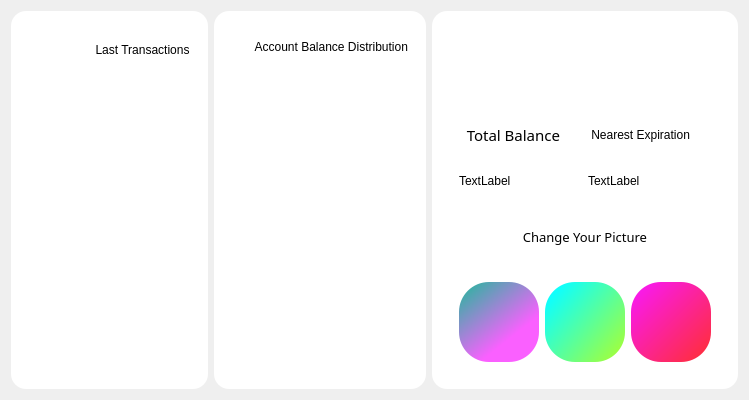
                 <widget class="QFrame" name="whites">
                  <property name="minimumSize">
                   <size>
                    <width>0</width>
                    <height>400</height>
                   </size>
                  </property>
                  <property name="maximumSize">
                   <size>
                    <width>16777215</width>
                    <height>400</height>
                   </size>
                  </property>
                  <layout class="QHBoxLayout" name="horizontalLayout_2">
                   <item>
                    <widget class="QFrame" name="frame_6">
                     <property name="minimumSize">
                      <size>
                       <width>0</width>
                       <height>300</height>
                      </size>
                     </property>
                     <property name="styleSheet">
                      <string notr="true">border-radius: 15px;




background-color: rgb(255, 255, 255);</string>
                     </property>
                     <property name="frameShape">
                      <enum>QFrame::StyledPanel</enum>
                     </property>
                     <property name="frameShadow">
                      <enum>QFrame::Raised</enum>
                     </property>
                     <layout class="QVBoxLayout" name="verticalLayout_18">
                      <item>
                       <widget class="QFrame" name="frame">
                        <layout class="QVBoxLayout" name="verticalLayout_13">
                         <property name="spacing">
                          <number>0</number>
                         </property>
                         <item>
                          <widget class="QLabel" name="transactions">
                           <property name="maximumSize">
                            <size>
                             <width>16777215</width>
                             <height>50</height>
                            </size>
                           </property>
                           <property name="styleSheet">
                            <string notr="true">color: rgb(0, 0, 0);
font: 12pt &quot;Meltix Regular Demo&quot;;</string>
                           </property>
                           <property name="text">
                            <string>                    Last Transactions</string>
                           </property>
                          </widget>
                         </item>
                         <item>
                          <widget class="QFrame" name="frame">
                           <property name="minimumSize">
                            <size>
                             <width>0</width>
                             <height>300</height>
                            </size>
                           </property>
                           <property name="maximumSize">
                            <size>
                             <width>16777215</width>
                             <height>16777215</height>
                            </size>
                           </property>
                           <layout class="QVBoxLayout" name="verticalLayout_4">
                            <item>
                             <widget class="QLabel" name="trans1">
                              <property name="styleSheet">
                               <string notr="true">color: rgb(0, 0, 0);
font: 9pt &quot;Meltix Regular Demo&quot;;</string>
                              </property>
                              <property name="text">
                               <string/>
                              </property>
                             </widget>
                            </item>
                            <item>
                             <widget class="QLabel" name="trans2">
                              <property name="styleSheet">
                               <string notr="true">color: rgb(0, 0, 0);
font: 9pt &quot;Meltix Regular Demo&quot;;</string>
                              </property>
                              <property name="text">
                               <string/>
                              </property>
                             </widget>
                            </item>
                            <item>
                             <widget class="QLabel" name="trans3">
                              <property name="styleSheet">
                               <string notr="true">color: rgb(0, 0, 0);
font: 9pt &quot;Meltix Regular Demo&quot;;</string>
                              </property>
                              <property name="text">
                               <string/>
                              </property>
                             </widget>
                            </item>
                            <item>
                             <widget class="QLabel" name="trans4">
                              <property name="styleSheet">
                               <string notr="true">color: rgb(0, 0, 0);
font: 9pt &quot;Meltix Regular Demo&quot;;</string>
                              </property>
                              <property name="text">
                               <string/>
                              </property>
                             </widget>
                            </item>
                            <item>
                             <widget class="QLabel" name="trans5">
                              <property name="styleSheet">
                               <string notr="true">color: rgb(0, 0, 0);
font: 9pt &quot;Meltix Regular Demo&quot;;</string>
                              </property>
                              <property name="text">
                               <string/>
                              </property>
                             </widget>
                            </item>
                           </layout>
                          </widget>
                         </item>
                        </layout>
                       </widget>
                      </item>
                     </layout>
                    </widget>
                   </item>
                   <item>
                    <widget class="QFrame" name="frame_10">
                     <property name="minimumSize">
                      <size>
                       <width>0</width>
                       <height>300</height>
                      </size>
                     </property>
                     <property name="styleSheet">
                      <string notr="true">border-radius: 15px;
background-color: rgb(255, 255, 255);
font: 9pt &quot;Meltix Regular Demo&quot;;</string>
                     </property>
                     <property name="frameShape">
                      <enum>QFrame::StyledPanel</enum>
                     </property>
                     <property name="frameShadow">
                      <enum>QFrame::Raised</enum>
                     </property>
                     <layout class="QVBoxLayout" name="verticalLayout_23">
                      <item>
                       <widget class="QFrame" name="frame">
                        <layout class="QVBoxLayout" name="verticalLayout_22">
                         <item>
                          <widget class="QLabel" name="Distribution">
                           <property name="maximumSize">
                            <size>
                             <width>16777215</width>
                             <height>40</height>
                            </size>
                           </property>
                           <property name="styleSheet">
                            <string notr="true">color: rgb(0, 0, 0);
font: 12pt &quot;Meltix Regular Demo&quot;;</string>
                           </property>
                           <property name="text">
                            <string>       Account Balance Distribution</string>
                           </property>
                          </widget>
                         </item>
                         <item>
                          <widget class="QFrame" name="frame_12">
                           <property name="minimumSize">
                            <size>
                             <width>0</width>
                             <height>300</height>
                            </size>
                           </property>
                           <property name="frameShape">
                            <enum>QFrame::StyledPanel</enum>
                           </property>
                           <property name="frameShadow">
                            <enum>QFrame::Raised</enum>
                           </property>
                          </widget>
                         </item>
                        </layout>
                       </widget>
                      </item>
                     </layout>
                    </widget>
                   </item>
                   <item>
                    <widget class="QFrame" name="frame_11">
                     <property name="minimumSize">
                      <size>
                       <width>0</width>
                       <height>300</height>
                      </size>
                     </property>
                     <property name="styleSheet">
                      <string notr="true">border-radius: 15px;



background-color: rgb(255, 255, 255);</string>
                     </property>
                     <property name="frameShape">
                      <enum>QFrame::StyledPanel</enum>
                     </property>
                     <property name="frameShadow">
                      <enum>QFrame::Raised</enum>
                     </property>
                     <layout class="QVBoxLayout" name="verticalLayout_21">
                      <item>
                       <widget class="QFrame" name="frame">
                        <property name="minimumSize">
                         <size>
                          <width>0</width>
                          <height>300</height>
                         </size>
                        </property>
                        <layout class="QVBoxLayout" name="verticalLayout_19">
                         <item>
                          <widget class="QFrame" name="frame">
                           <property name="maximumSize">
                            <size>
                             <width>16777215</width>
                             <height>80</height>
                            </size>
                           </property>
                           <layout class="QHBoxLayout" name="horizontalLayout_11">
                            <item>
                             <spacer name="horizontalSpacer_2">
                              <property name="orientation">
                               <enum>Qt::Horizontal</enum>
                              </property>
                              <property name="sizeType">
                               <enum>QSizePolicy::Fixed</enum>
                              </property>
                              <property name="sizeHint" stdset="0">
                               <size>
                                <width>0</width>
                                <height>20</height>
                               </size>
                              </property>
                             </spacer>
                            </item>
                            <item>
                             <widget class="QLabel" name="pic">
                              <property name="minimumSize">
                               <size>
                                <width>77</width>
                                <height>77</height>
                               </size>
                              </property>
                              <property name="maximumSize">
                               <size>
                                <width>77</width>
                                <height>83</height>
                               </size>
                              </property>
                              <property name="cursor">
                               <cursorShape>ArrowCursor</cursorShape>
                              </property>
                              <property name="styleSheet">
                               <string notr="true">
border-radius:35px;</string>
                              </property>
                              <property name="text">
                               <string/>
                              </property>
                             </widget>
                            </item>
                            <item>
                             <spacer name="horizontalSpacer_3">
                              <property name="orientation">
                               <enum>Qt::Horizontal</enum>
                              </property>
                              <property name="sizeType">
                               <enum>QSizePolicy::Fixed</enum>
                              </property>
                              <property name="sizeHint" stdset="0">
                               <size>
                                <width>0</width>
                                <height>20</height>
                               </size>
                              </property>
                             </spacer>
                            </item>
                           </layout>
                          </widget>
                         </item>
                         <item>
                          <widget class="QFrame" name="frame">
                           <property name="minimumSize">
                            <size>
                             <width>0</width>
                             <height>40</height>
                            </size>
                           </property>
                           <property name="maximumSize">
                            <size>
                             <width>16777215</width>
                             <height>40</height>
                            </size>
                           </property>
                           <property name="styleSheet">
                            <string notr="true">
font: 9pt &quot;Meltix Regular Demo&quot;;</string>
                           </property>
                           <layout class="QHBoxLayout" name="horizontalLayout_8">
                            <item>
                             <widget class="QLabel" name="total">
                              <property name="font">
                               <font>
                                <family>Meltix Regular Demo</family>
                                <pointsize>11</pointsize>
                                <weight>50</weight>
                                <italic>false</italic>
                                <bold>false</bold>
                               </font>
                              </property>
                              <property name="styleSheet">
                               <string notr="true">color: rgb(0, 0, 0);
font: 11pt &quot;Meltix Regular Demo&quot;;</string>
                              </property>
                              <property name="text">
                               <string>  Total Balance</string>
                              </property>
                             </widget>
                            </item>
                            <item>
                             <widget class="QLabel" name="soon">
                              <property name="styleSheet">
                               <string notr="true">color: rgb(0, 0, 0);font: 11pt &quot;Meltix Regular Demo&quot;;</string>
                              </property>
                              <property name="text">
                               <string> Nearest Expiration</string>
                              </property>
                             </widget>
                            </item>
                           </layout>
                          </widget>
                         </item>
                         <item>
                          <widget class="QFrame" name="frame">
                           <property name="maximumSize">
                            <size>
                             <width>16777215</width>
                             <height>40</height>
                            </size>
                           </property>
                           <property name="styleSheet">
                            <string notr="true">color: rgb(0, 0, 0);</string>
                           </property>
                           <layout class="QHBoxLayout" name="horizontalLayout_9">
                            <item>
                             <widget class="QLabel" name="balance">
                              <property name="styleSheet">
                               <string notr="true">font: 10pt &quot;Meltix Regular Demo&quot;;</string>
                              </property>
                              <property name="text">
                               <string>TextLabel</string>
                              </property>
                             </widget>
                            </item>
                            <item>
                             <widget class="QLabel" name="expire">
                              <property name="styleSheet">
                               <string notr="true">font: 10pt &quot;Meltix Regular Demo&quot;;</string>
                              </property>
                              <property name="text">
                               <string>TextLabel</string>
                              </property>
                             </widget>
                            </item>
                           </layout>
                          </widget>
                         </item>
                         <item>
                          <widget class="QPushButton" name="setpic">
                           <property name="maximumSize">
                            <size>
                             <width>16777215</width>
                             <height>60</height>
                            </size>
                           </property>
                           <property name="font">
                            <font>
                             <family>Meltix Regular Demo</family>
                             <pointsize>10</pointsize>
                            </font>
                           </property>
                           <property name="cursor">
                            <cursorShape>PointingHandCursor</cursorShape>
                           </property>
                           <property name="styleSheet">
                            <string notr="true"/>
                           </property>
                           <property name="text">
                            <string>Change Your Picture</string>
                           </property>
                          </widget>
                         </item>
                         <item>
                          <widget class="QFrame" name="frame_14">
                           <property name="frameShape">
                            <enum>QFrame::StyledPanel</enum>
                           </property>
                           <property name="frameShadow">
                            <enum>QFrame::Raised</enum>
                           </property>
                           <layout class="QHBoxLayout" name="horizontalLayout_15">
                            <item>
                             <widget class="QPushButton" name="BCdefault">
                              <property name="minimumSize">
                               <size>
                                <width>80</width>
                                <height>80</height>
                               </size>
                              </property>
                              <property name="maximumSize">
                               <size>
                                <width>80</width>
                                <height>80</height>
                               </size>
                              </property>
                              <property name="cursor">
                               <cursorShape>PointingHandCursor</cursorShape>
                              </property>
                              <property name="styleSheet">
                               <string notr="true">
  border-radius:30px;
  margin: 0;

background-color: qlineargradient(spread:pad, x1:0.057, y1:0.0511364, x2:0.596, y2:0.739, stop:0 rgba(46, 179, 161, 255), stop:1 rgba(250, 96, 255, 255));</string>
                              </property>
                              <property name="text">
                               <string/>
                              </property>
                             </widget>
                            </item>
                            <item>
                             <widget class="QPushButton" name="BCgreen">
                              <property name="minimumSize">
                               <size>
                                <width>80</width>
                                <height>80</height>
                               </size>
                              </property>
                              <property name="maximumSize">
                               <size>
                                <width>80</width>
                                <height>80</height>
                               </size>
                              </property>
                              <property name="cursor">
                               <cursorShape>PointingHandCursor</cursorShape>
                              </property>
                              <property name="styleSheet">
                               <string notr="true">background-color: qlineargradient(spread:pad, x1:0.073, y1:0.204545, x2:1, y2:1, stop:0 rgba(16, 255, 251, 255), stop:1 rgba(175, 255, 42, 255));
  border-radius:30px;
  margin: 0;</string>
                              </property>
                              <property name="text">
                               <string/>
                              </property>
                             </widget>
                            </item>
                            <item>
                             <widget class="QPushButton" name="BCpink">
                              <property name="minimumSize">
                               <size>
                                <width>80</width>
                                <height>80</height>
                               </size>
                              </property>
                              <property name="maximumSize">
                               <size>
                                <width>80</width>
                                <height>80</height>
                               </size>
                              </property>
                              <property name="cursor">
                               <cursorShape>PointingHandCursor</cursorShape>
                              </property>
                              <property name="styleSheet">
                               <string notr="true">
  border-radius:30px;
  margin: 0;

background-color: qlineargradient(spread:pad, x1:0, y1:0, x2:1, y2:1, stop:0 rgba(248, 24, 255, 255), stop:1 rgba(255, 47, 47, 255));</string>
                              </property>
                              <property name="text">
                               <string/>
                              </property>
                             </widget>
                            </item>
                           </layout>
                          </widget>
                         </item>
                        </layout>
                       </widget>
                      </item>
                     </layout>
                    </widget>
                   </item>
                  </layout>
                 </widget>
